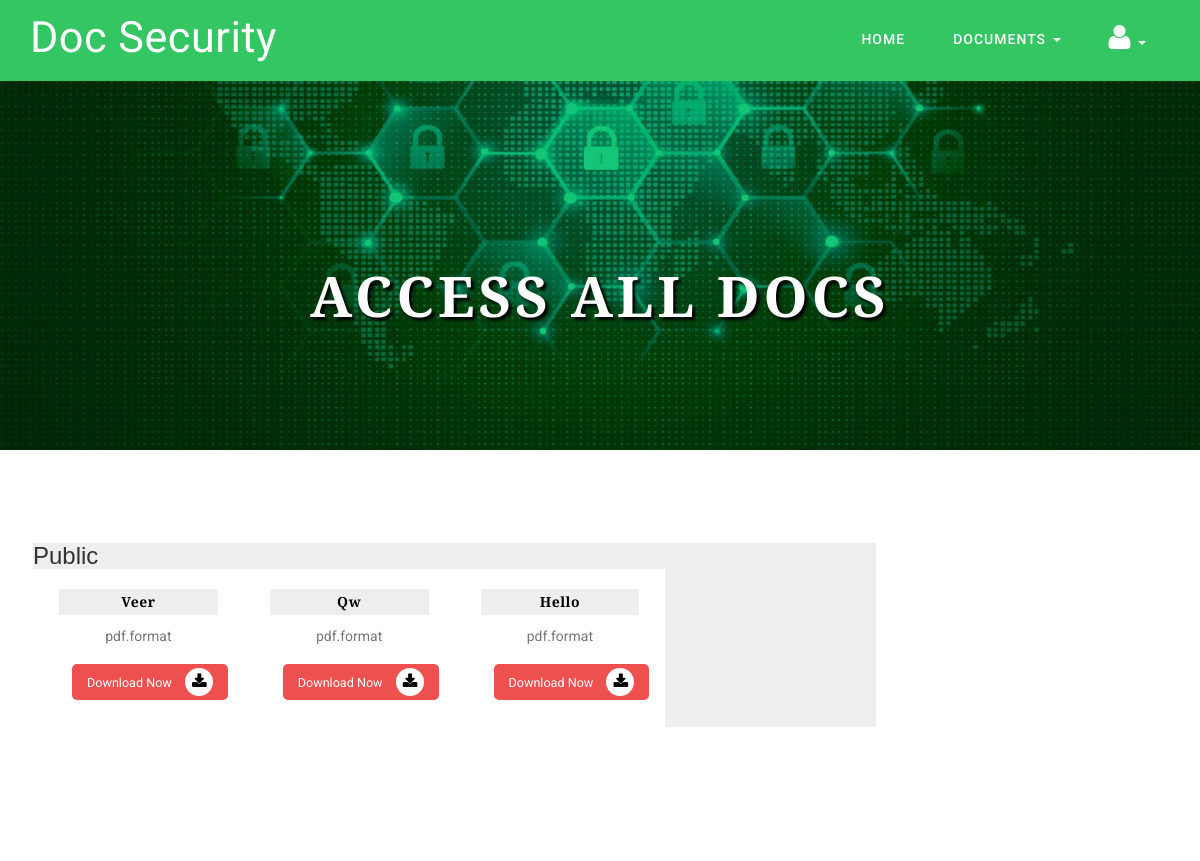
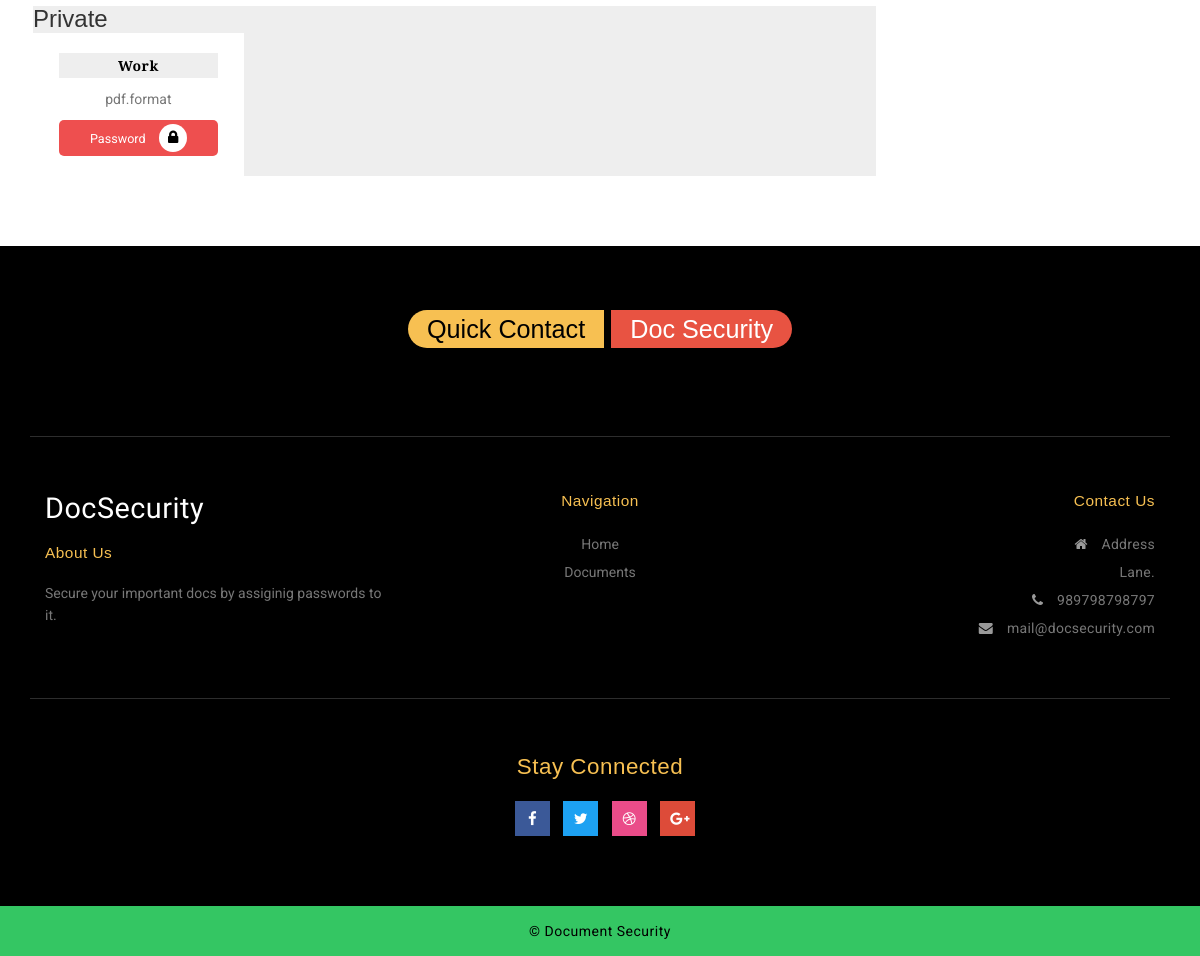
/doc1/ (signed in), run on an earlier commit of the app's database (2 pictures, top to bottom).
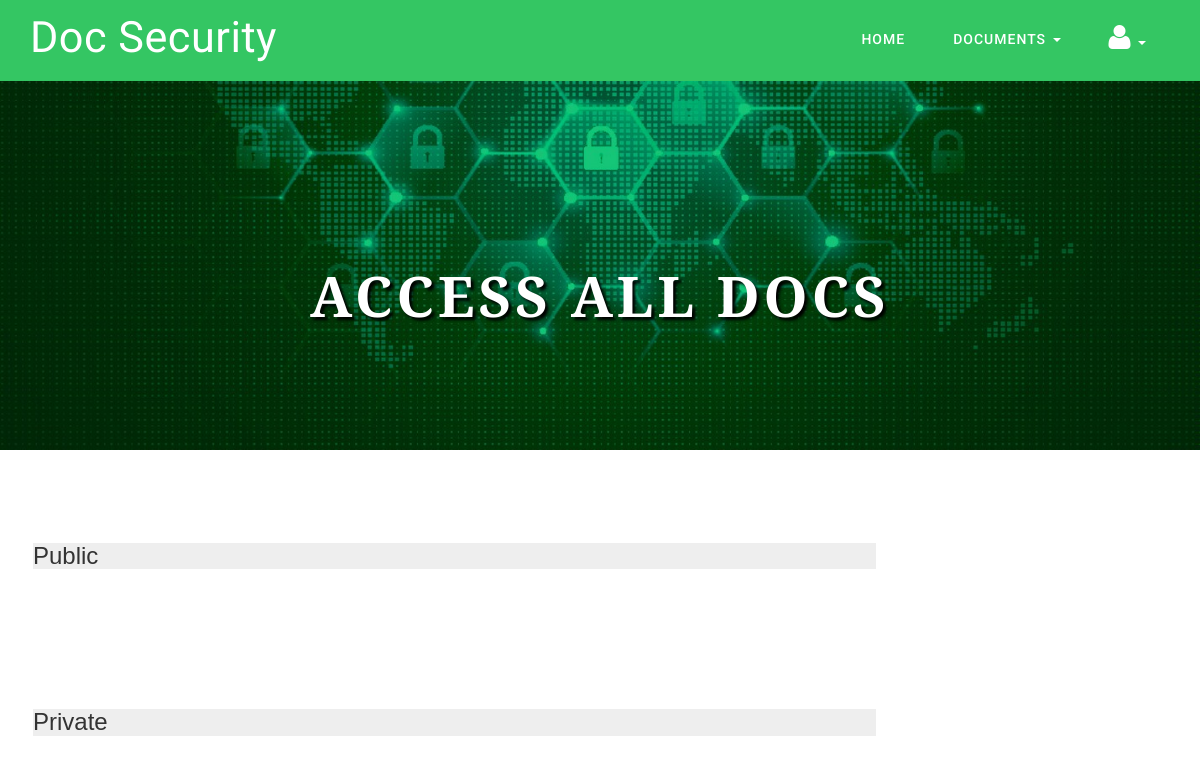
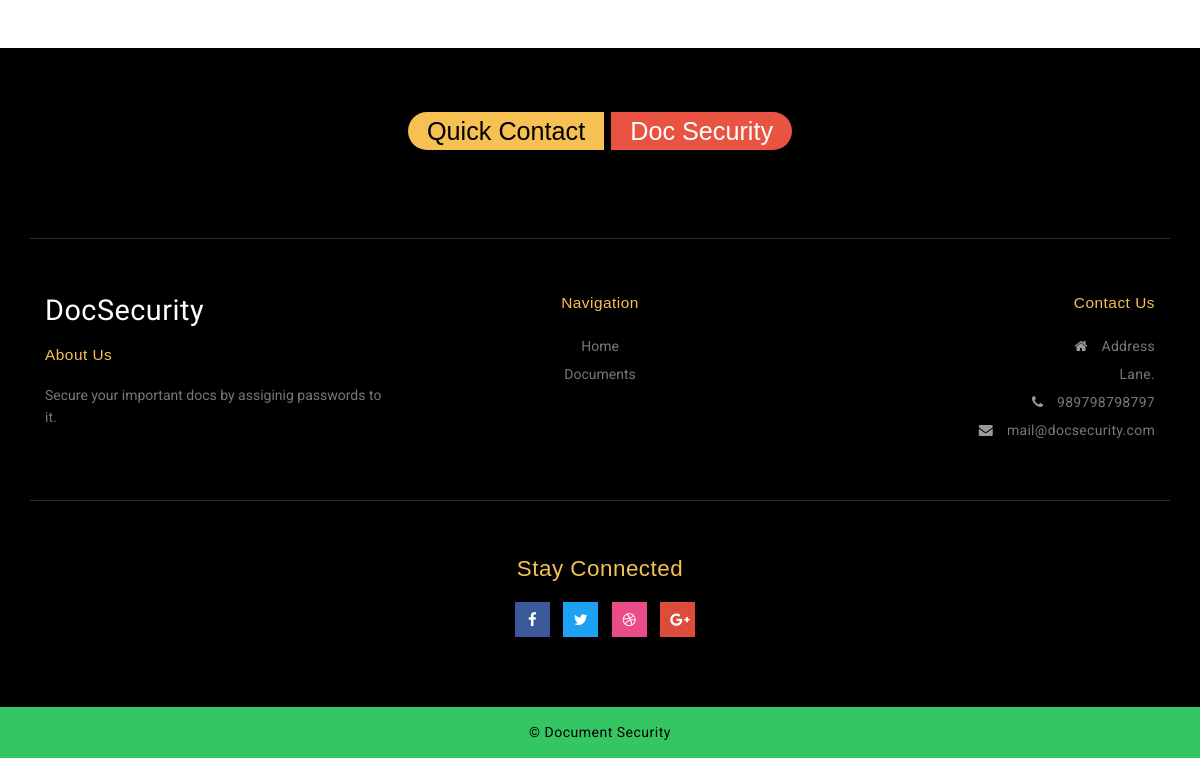
And on a later commit of the database (2 pictures, top to bottom).
### userportal/models.py (models this page shows, shortened)
class Doc_Detail(models.Model):
	doc_id = models.AutoField(primary_key=True)
	doc_user = models.ForeignKey(User, on_delete=models.CASCADE)
	doc_category = models.CharField(max_length=20)
	doc_title = models.CharField(max_length=30)
	doc_tech = models.CharField(max_length=30)
	doc = models.FileField(upload_to='userportal/document')

class Private_Doc(models.Model):
	p_id = models.AutoField(primary_key=True)
	pdoc_user = models.ForeignKey(User, on_delete=models.CASCADE)
	pdoc_category = models.CharField(max_length=20)
	pdoc_title = models.CharField(max_length=30)
	pdoc_tech = models.CharField(max_length=30)
	pdoc_pass = models.CharField(max_length=20)
	pdoc = models.FileField(upload_to='userportal/document')

### userportal/views.py (the view)
# urls.py: path('doc1/', views.doc1, name='all_docs'),
def doc1(request):
	doc = Doc_Detail.objects.all()
	doc2 = Private_Doc.objects.all()
	return render(request, 'doc1.html', {'doc1' : doc, 'doc2': doc2})

### userportal/templates/doc1.html (shortened to what this page needs)
{% extends 'base.html' %}
{% load static %}
{% block body %}
{% if user.is_authenticated %}
	{% block content %}
	{% if user.is_authenticated %}
		<li class="dropdown">
                                <a href="#" class="dropdown-toggle effect-3" data-toggle="dropdown">Documents
                                    <b class="caret"></b>
                                </a>
                            </li>
		<li>
		<a href="#" class="dropdown-toggle effect-3" data-toggle="dropdown">
			<span class="fa fa-user nav-icon" aria-hidden="true">{{ request.user.first_name}}</span>
            <b class="caret"></b>
        </a>
    	</li>
    {% else %}
   	<a href="/login/" title="SignIn & SignUp">
   		<span class="fa fa-user nav-icon" aria-hidden="true"></span>
   	</a>
    {% endif %}
	{% endblock %}
    <div class="banner-bg-inner">
            <div class="banner-text-inner">
                <div class="container">
                    <h2 class="title-inner">
                        Access All docs
                    </h2>
                </div>
            </div>
        </div>
    <div class="innerf-pages section">
            <div class="container-cart">
                <div class="left-ads-display col-md-9">
                    <div class="wrapper_top_shop">
                        <div class="product-sec1">
                            <h3>Public</h3>
                            {% for i in doc1 %}
                            <div class="col-md-3 product-men">
                                <div class="product-chr-info chr">
                                    <div class="caption">
                                        <h4>{{i.doc_title}}</h4>
                                        <p>{{i.doc_category}}.format</p>
                                            <a href="{{ i.doc.url }}" class="btn btn-secondary" target="_blank">
                                                <button type="submit" class="chr-cart pchr-cart">Download Now
                                                    <i class="fa fa-download" aria-hidden="true"></i>
                                                </button>
                                            </a>
                                    </div>
                                </div>
                            </div>
                        {% endfor %}
                        </div>
                    </div>
                </div>
            </div>
        </div>
    <div class="innerf-pages section">
            <div class="container-cart">
                <div class="left-ads-display col-md-9">
                    <div class="wrapper_top_shop">
                        <div class="product-sec1">
                            <h3>Private</h3>
                            {% for j in doc2 %}
                            <div class="col-md-3 product-men">
                                <div class="product-chr-info chr">
                                    <div class="caption">
                                        <h4>{{j.pdoc_title}}</h4>
                                        <p>{{j.pdoc_category}}.format</p>
                                        {% if yes == "yes" %}
                                            <a href="{{ j.pdoc.url }}" class="btn btn-secondary" target="_blank">
                                                <button type="submit" class="chr-cart pchr-cart">Download Now
                                                    <i class="fa fa-download" aria-hidden="true"></i>
                                                </button>
                                            </a>
                                        {% else %}
                                            <button data-toggle="modal" data-target="#private"
                                            type="submit"  class="chr-cart pchr-cart">
                                            Password
                                            <i class="fa fa-lock" aria-hidden="true"></i>
                                            </button>
                                        {% endif %}
                                    </div>
                                </div>
                            </div>
                        {% endfor %}
                        </div>
                        <div class="clearfix"></div>
                    </div>
                </div>
            </div>
        </div>
{% endif %}
{% endblock %}

### userportal/templates/base.html (shortened to what this page needs)
<!DOCTYPE html>
<html lang="zxx">
{% load static %}
<head>
    <link href="{% static 'userportal/css/bootstrap.css' %}" type="text/css" rel="stylesheet" media="all">
    <link href="{% static 'userportal/css/shop.css' %}" type="text/css" rel="stylesheet" media="all">
    <link href="{% static 'userportal/css/style.css' %}" type="text/css" rel="stylesheet" media="all">
    <link href="{% static 'userportal/css/font-awesome.css' %}" rel="stylesheet">
</head>
<body id="page-top" data-spy="scroll" data-target=".navbar-fixed-top">
    <div id="home">
        <nav class="navbar navbar-default navbar-fixed-top">
            <div class="main-nav">
                <div class="container">
                    <div class="navbar-header page-scroll">
                        <h1>
                            <a class="navbar-brand" href="/">doc security</a>
                        </h1>
                    </div>
                    <div class="collapse navbar-collapse navbar-ex1-collapse nav-right">
                        <ul class="nav navbar-nav navbar-left cl-effect-15">
                            <li>
                                <a href="/first/">Home</a>
                            </li>
                            {% block content %}{% endblock %}
                        </ul>
                    <div class="clearfix"></div>
                </div>
            </div>
        </nav>
    </div>
    {% block body %}{% endblock %}
        <div class="footer-bottom section">
            <div class="container">
                <div class="subscribe-main section-w3layouts text-center">
                    <h4 class="rad-txt">
                        <span class="abtxt1">Quick Contact</span>
                        <span class="abtext">Doc Security </span>
                    </h4>
                </div>
                <div class="footer-cpy">
                    <div class="col-md-4 col-sm-6 footer-logo">
                        <h3>
                            <a href="index.html">DocSecurity</a>
                        </h3>
                        <h4>about us</h4>
                        <p>Secure your important docs by assiginig passwords to it.     </p>
                    </div>
                    <div class="col-md-4 col-sm-6 footer-nav text-center">
                        <h4>navigation</h4>
                        <ul>
                            <li>
                                <a href="/first/">Home</a>
                            </li>
                            <li>
                                <a href="/doc1/">Documents</a>
                            </li>
                        </ul>
                    </div>
                    <div class="col-md-4 col-sm-6 contact-foot text-right">
                        <h4>contact us</h4>
                        <ul>
                            <li>
                                <span class="fa fa-home"></span>
                                Address
                                <br> Lane.
                            </li>
                            <li>
                                <span class="fa fa-phone"></span>
                               989798798797
                            </li>
                            <li>
                                <span class="fa fa-envelope"></span>
                                <a href="mailto:info@example.com">mail@docsecurity.com</a>
                            </li>
                        </ul>
                    </div>
                    <div class="clearfix"></div>
                </div>
                <div class="footer-social text-center">
                    <h4>stay connected</h4>
                    <ul>
                        <li>
                            <a href="#">
                                <span class="fa fa-facebook icon_facebook"></span>
                            </a>
                        </li>
                        <li>
                            <a href="#">
                                <span class="fa fa-twitter icon_twitter"></span>
                            </a>
                        </li>
                        <li>
                            <a href="#">
                                <span class="fa fa-dribbble icon_dribbble"></span>
                            </a>
                        </li>
                        <li>
                            <a href="#">
                                <span class="fa fa-google-plus icon_g_plus"></span>
                            </a>
                        </li>
                    </ul>
                </div>
            </div>
        </div>
        <div class="cpy-right">
            <p>© Document Security
            </p>
        </div>
</body>
</html>

### userportal/static/userportal/css/shop.css (style rules this page uses)
.container-cart { width: 80%; margin: 0 auto; }
.wrapper_top_shop { background: #eee; }
@media screen and (max-width: 1440px) { .container-cart { width: 86%; } }
@media screen and (max-width: 1366px) { .container-cart { width: 91%; } }
@media (max-width:1280px) { .container-cart { width: 97%; } }

### userportal/static/userportal/css/style.css (style rules this page uses)
body { margin: 0; font-family: 'Roboto', sans-serif; background: #fff; }
body a { transition: 0.5s all; -webkit-transition: 0.5s all; -moz-transition: 0.5s all; -o-transition: 0.5s all; -ms-transition: 0.5s all; text-decoration: none; outline: none; }
h1, h2, h3, h4, h5, h6 { margin: 0; font-family: 'Merriweather Sans', sans-serif; }
p { margin: 0; color: #777; font-size: 1em; line-height: 1.6; }
ul, label { margin: 0; padding: 0; }
ul { list-style-type: none; }
h1 a.navbar-brand { font-size: 1.2em; letter-spacing: 0.5px; color: #fff !important; padding: 14px 0 0; position: relative; text-transform: capitalize; font-family: 'Fredericka the Great', cursive; }
.footer-logo h3 a { font-size: 1.2em; letter-spacing: 0.5px; color: #fff !important; padding: 0 0 20px; display: inline-block; position: relative; text-transform: capitalize; font-family: 'Fredericka the Great', cursive; }
span.nav-icon { color: #fff; font-size: 2em; line-height: 16px; }
.nav-right { float: right; }
.navbar { margin-bottom: 0; }
nav.navbar.navbar-default.navbar-fixed-top { background: #34c663; border: none; padding: 1em 0; -webkit-transition: .5s all; -moz-transition: .5s all; transition: .5s all; }
.navbar-nav>li { margin: 0 0.5em 0; }
.navbar-default .navbar-nav>li>a { color: #fff; font-size: 14px; font-weight: 500; text-transform: uppercase; letter-spacing: 1px; -webkit-transition: .5s all; -moz-transition: .5s all; transition: .5s all; text-shadow: none; padding: 15px 17px; }
.banner-bg-inner { background: url(../images/mybg.jpg) no-repeat 0 -197px; -webkit-background-size: cover; -moz-background-size: cover; background-size: cover; min-height: 430px; }
.banner-text-inner { text-align: center; padding: 15em 0 0; }
.section { padding: 5em 0; }
h2.title-inner { color: #ffffff; font-size: 4em; letter-spacing: 4px; border-width: 1px 0; line-height: 1.5; text-transform: uppercase; text-shadow: 3px 3px 3px #000; font-weight: 800; }
.rad-txt { color: #000; font-size: 1.8em; text-transform: capitalize; margin-bottom: 2em; }
h4.rad-txt span.abtxt1 { color: #000000; background: #f7c052; padding: 5px 19px; border-radius: 20px 0px 0 20px; }
span.abtext { color: #ffffff; background: #e85342; padding: 5px 19px; border-radius: 0 20px 20px 0; }
.footer-cpy { margin-top: 2em; border: solid #2d2d2d; border-width: 1px 0; padding: 4em 0; }
.footer-cpy h4 { color: #f7c052; text-transform: capitalize; font-size: 1.1em; letter-spacing: 0.5px; margin-bottom: 20px; }
.footer-nav ul li a { color: #777; line-height: 2; text-transform: capitalize; }
.footer-social.text-center { padding-top: 4em; }
.footer-social h4 { color: #f7c052; text-transform: capitalize; font-size: 1.6em; letter-spacing: 0.5px; }
.cpy-right { padding: 1em; background: #34c663; text-align: center; }
.cpy-right p { color: #000; letter-spacing: 0.5px; }
.footer-bottom { background: #000; }
.contact-foot ul li { color: #777; font-size: 1em; line-height: 2; letter-spacing: 0.3px; }
.contact-foot li span { color: #999; margin-right: 10px; }
.contact-foot ul li a { color: #777; }
.subscribe-main { padding-bottom: 1em; }
.footer-social ul li { display: inline-block; }
span.icon_twitter { background: #1da1f2; }
span.icon_facebook { background: #3b5998; }
span.icon_dribbble { background: #ea4c89; }
span.icon_g_plus { background: #dd4b39; }
.footer-social ul li a { color: #212121; }
.footer-social ul li span { margin-left: 10px; color: #fff; padding: 10px; width: 35px; height: 35px; font-size: 15px; text-align: center; }
.footer-social ul { margin: 1.5em 0 0; }

What changed in the data, as far as the page shows it:
removed Doc_Detail: doc_title "Veer", doc_category "pdf"
removed Doc_Detail: doc_title "Qw", doc_category "pdf"
removed Doc_Detail: doc_title "Hello", doc_category "pdf"
removed Private_Doc: pdoc_title "Work", pdoc_category "pdf"
